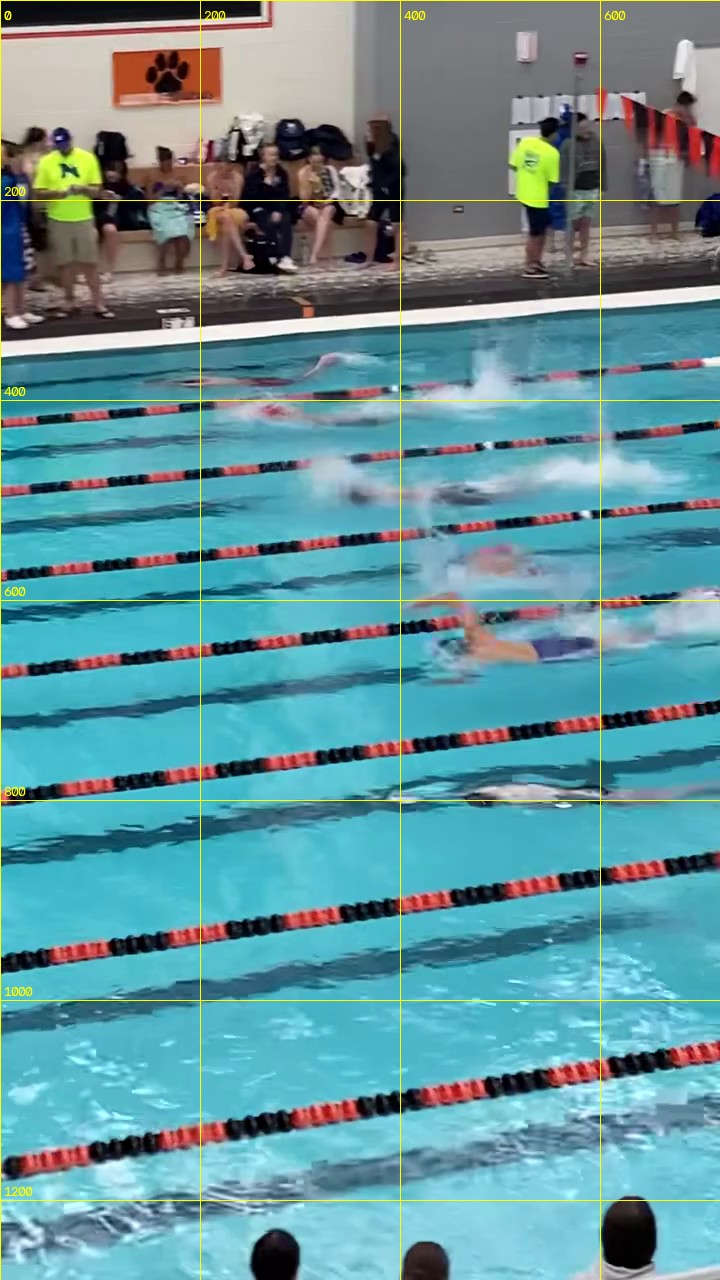
#> input picture first.jpg, 720 x 1280 px
$ python -i lanes.py   (imports and definitions only)
#> lines starting #> are read from the running program, lines starting #| are printed output that depends on the picture
#> further down, picture is the input picture: shape (1280, 720, 3); mean B, G, R 156.5, 148.9, 99.4
"""Lane geometry from the picture itself: the lane ropes, found in every frame.

Lane-mates swim parallel at the same speed and are otherwise indistinguishable, so the
tracker (1.4) must know which lane the swimmer is in. A line estimated once from the
first frame drifts as a handheld camera pans and tilts (measured: 150-330 px off by the
second length). So the two ropes bounding the swimmer's lane are found in every frame
and followed: the corridor between them is the lane, in that frame's own pixels, and
only boxes inside it are allowed to be the swimmer.

Representation: a rope is a straight line in normal form  x*cos(phi) + y*sin(phi) = rho
where phi is the normal angle. All ropes in one frame share (approximately) one
direction; each has its own rho. The corridor is (rho_above, rho_below) around the
swimmer, plus the direction.

Teaching notes
--------------
Lane ropes are the longest straight edges on the water, so Hough line segments inside
the water mask, within a few degrees of the dominant direction, are rope pieces. Their
perpendicular offsets cluster into one value per rope. Frame to frame, the ropes move
with the camera, so the previous corridor is pushed through the camera-motion transform
and snapped to the nearest detected ropes; if splash hides a rope, the prediction stands.
Because the ropes converge with perspective, the corridor is re-measured rather than
assumed parallel, which is also why this is done per frame and not once.
"""

from __future__ import annotations

import logging
from dataclasses import dataclass

import cv2
import numpy as np
import pandas as pd

log = logging.getLogger("swimtech.lanes")

LANE_COLUMNS = ["frame", "phi", "rho_above", "rho_below", "snapped"]


def lane_direction(bgr: np.ndarray, water: np.ndarray | None = None) -> np.ndarray | None:
    """Unit vector along the lane ropes in this frame, or None if no ropes are found."""
    segs = rope_segments(bgr, water)
    if segs is None:
        return None
    ang = _dominant_angle(segs)
    return np.array([np.cos(np.radians(ang)), np.sin(np.radians(ang))])


def angle_deg(direction: np.ndarray) -> float:
    return float(np.degrees(np.arctan2(direction[1], direction[0])))


# ------------------------------------------------------------------ rope detection


def rope_segments(bgr: np.ndarray, water: np.ndarray | None = None) -> np.ndarray | None:
    """(k, 4) line segments x0, y0, x1, y1 in full-frame pixels, or None."""
    full_w, full_h = bgr.shape[1], bgr.shape[0]
#> full_w = 720; full_h = 1280
    h = max(int(round(640 * full_h / full_w)), 8)
#> h = 1138
    small = cv2.resize(bgr, (640, h))
    gray = cv2.cvtColor(small, cv2.COLOR_BGR2GRAY)
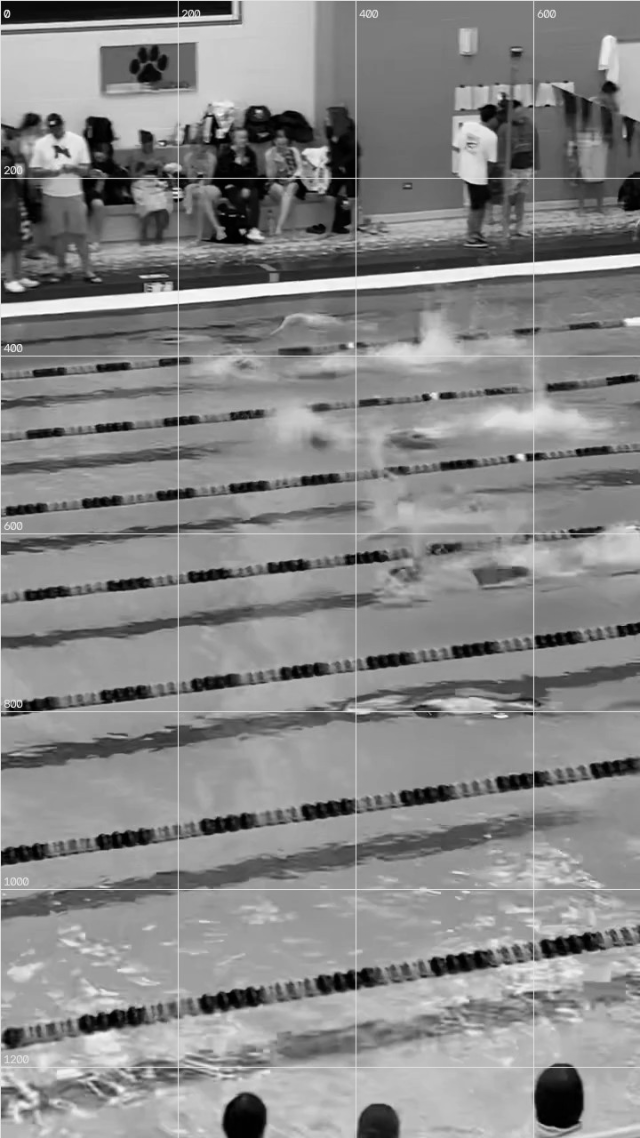
#> gray: shape (1138, 640); min 0, max 255, mean 134.9
    edges = cv2.Canny(gray, 60, 160)
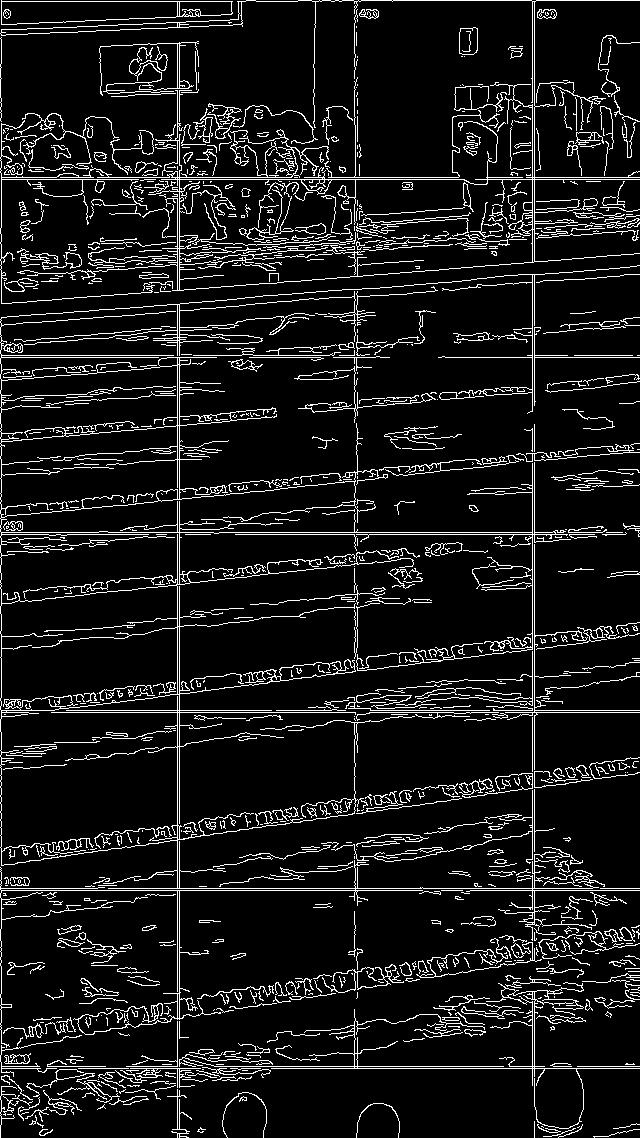
#> edges: shape (1138, 640); 9.2% white in thin lines or dots
    if water is not None:
        m = cv2.resize(water.astype(np.uint8) * 255, (640, h), interpolation=cv2.INTER_NEAREST)
        edges[m == 0] = 0
    lines = cv2.HoughLinesP(
        edges, 1, np.pi / 180, threshold=50, minLineLength=640 // 6, maxLineGap=12
    )
#> lines = 107 rows, first 6: [534, 960, 534, 424], [532, 411, 532, 1], [177, 290, 177, 43], [1, 718, 1, 317], [179, 1038, 179, 304], [1, 179, 639, 179]
    if lines is None or len(lines) < 3:
        return None
    seg = lines.reshape(-1, 4).astype(float)
#> seg has the same summary as lines
    seg *= full_w / 640.0
#> seg = 107 rows, first 6: [600.8, 1080, 600.8, 477], [598.5, 462.4, 598.5, 1.12], [199.1, 326.2, 199.1, 48.38], [1.12, 807.8, 1.12, 356.6], [201.4, 1167.8, 201.4, 342], [1.12, 201.4, 718.9, 201.4]
#> in lane_direction, `segs = rope_segments(bgr, water)`: segs has the same summary as seg in rope_segments
    return seg


def _dominant_angle(seg: np.ndarray) -> float:
    d = seg[:, 2:] - seg[:, :2]
#> d = 107 pairs, first value 0 to 718.9, second value -825.8 to 2.25
    length = np.linalg.norm(d, axis=1)
#> length = 107 values, max 825.8 at index 4, min 119.9 at index 105, mean 271
    ang = np.degrees(np.arctan2(d[:, 1], d[:, 0]))
#> ang = 107 values, max 0.909 at index 81, min -90 at index 0, mean -13.42
    ang = np.where(ang > 90, ang - 180, np.where(ang < -90, ang + 180, ang))
    order = np.argsort(ang)
#> order = 107 values, max 106 at index 36, min 0 at index 0, mean 53
    cum = np.cumsum(length[order])
#> cum = 107 values from 603 to 28997.2
    return float(ang[order][np.searchsorted(cum, cum[-1] / 2)])


# [35 lines left out: function ropes_in_frame, not called in this run]


# ------------------------------------------------------------------ corridor tracking


@dataclass
class Corridor:
    phi: float  # normal angle of the ropes (radians)
    rho_above: float  # the rope on the smaller-rho side of the swimmer
    rho_below: float  # the rope on the larger-rho side

    @property
    def width(self) -> float:
        return self.rho_below - self.rho_above

    def normal(self) -> np.ndarray:
        return np.array([np.cos(self.phi), np.sin(self.phi)])

    # [4 lines left out: function offset, not called in this run]

    def contains(self, xy: np.ndarray, margin: float = 0.15) -> np.ndarray:
        off = self.offset(xy)
        return (off >= -margin) & (off <= 1 + margin)


# [178 lines left out: functions corridor_at_point, _push_line, track_corridor, not called in this run]


class _FrameSource:
    """Sequential access to video frames: buffered frames before the tap frame, and
    frames from the tap frame on read from the capture on demand (each exactly once,
    in order). `get(f)` returns None past the end."""

    # [27 lines left out: functions __init__, get, corridor_for_frame, not called in this run]

>>> import cv2
>>> picture = cv2.imread('../first.jpg')
>>> result = lane_direction(picture)
#> in lane_direction, `ang = _dominant_angle(segs)`: ang = -6.83
#> result = [0.993, -0.119]
